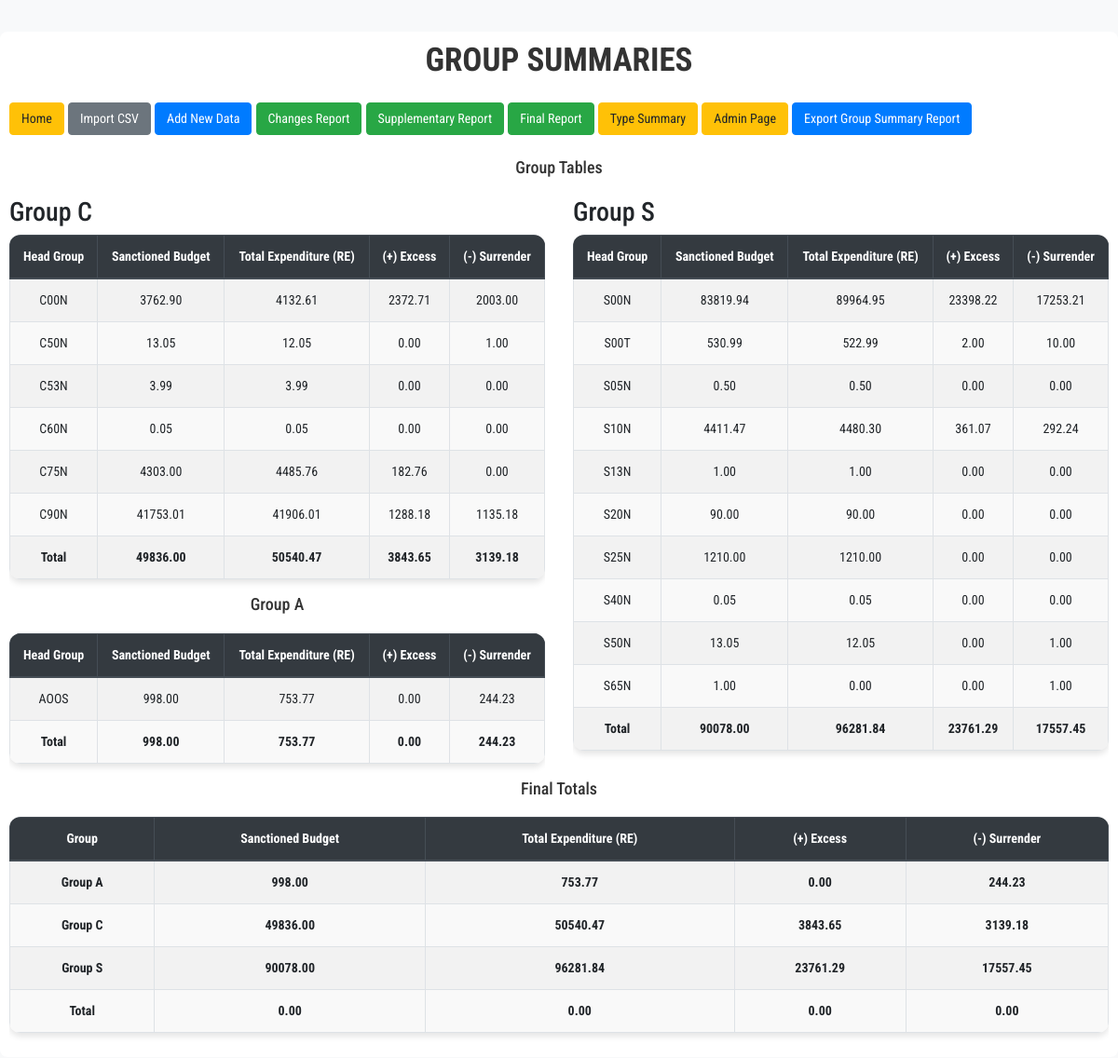
Screenshot of /group_summary/ with the database file from the repository.
### myapp/models.py (models this page shows, shortened)
class DataRow(models.Model):
    department_name = models.CharField(max_length=100)
    head_name = models.CharField(max_length=100)
    head_type = models.CharField(max_length=10, editable=False)
    scheme_name = models.CharField(max_length=150)
    soe_name = models.CharField(max_length=100)
    sanctioned_budget = models.FloatField(null=True, blank=True)
    revised_estimate = models.FloatField(null=True, blank=True)
    in_divisible = models.FloatField(null=True, blank=True)
    divisible = models.FloatField(null=True, blank=True)
    kinnaur = models.FloatField(null=True, blank=True)
    lahaul = models.FloatField(null=True, blank=True)
    spiti = models.FloatField(null=True, blank=True)
    pangi = models.FloatField(null=True, blank=True)
    bharmaur = models.FloatField(null=True, blank=True)
    excess = models.FloatField(null=True, blank=True)
    surrender = models.FloatField(null=True, blank=True)
    variation = models.FloatField(null=True, blank=True)
    agreed_by_fd = models.FloatField(null=True, blank=True)
    last_change_date = models.DateTimeField(auto_now=True)  # auto_now makes it non-editable
    unique_search = models.CharField(max_length=255, unique=True, editable=False)
    class Meta:
        constraints = [
            models.UniqueConstraint(
                fields=["soe_name", "head_name"],
                name="unique_soe_per_head"
            ),
        ]

### myapp/views.py (the view)
# urls.py: path('group_summary/', views.group_summary, name='group_summary'),
def group_summary(request):
    data = DataRow.objects.all().values(
        'department_name',
        'head_name',
        'scheme_name',
        'soe_name',
        'sanctioned_budget',
        'revised_estimate',
        'excess',
        'surrender'
    )
    total_sanctioned_budget_soe = 0
    total_revised_estimate_soe = 0
    total_excess_soe = 0
    total_surrender_soe = 0
    total_sanctioned_budget_dept = 0
    total_revised_estimate_dept = 0
    total_excess_dept = 0
    total_surrender_dept = 0
    head_groups = (
        DataRow.objects
        .annotate(head_name_length=Length('head_name'))
        .annotate(head_group=Substr('head_name', F('head_name_length') - 3, 4))  # Extract last 4 characters
        .values('head_group')
        .annotate(
            total_sanctioned_budget=Sum('sanctioned_budget'),
            total_revised_estimate=Sum('revised_estimate'),
            total_excess=Sum('excess'),
            total_surrender=Sum('surrender')
        )
        .order_by('head_group')
    )
    group_c = [item for item in head_groups if item['head_group'].startswith('C')]
    group_s = [item for item in head_groups if item['head_group'].startswith('S')]
    group_a = [item for item in head_groups if item['head_group'].startswith('A')]
    total_sanctioned_budget_a = sum(item['total_sanctioned_budget'] for item in group_a)
    total_revised_estimate_a = sum(item['total_revised_estimate'] for item in group_a)
    total_excess_a = sum(item['total_excess'] for item in group_a)
    total_surrender_a = sum(item['total_surrender'] for item in group_a)
    total_sanctioned_budget_c = sum(item['total_sanctioned_budget'] for item in group_c)
    total_revised_estimate_c = sum(item['total_revised_estimate'] for item in group_c)
    total_excess_c = sum(item['total_excess'] for item in group_c)
    total_surrender_c = sum(item['total_surrender'] for item in group_c)
    total_sanctioned_budget_s = sum(item['total_sanctioned_budget'] for item in group_s)
    total_revised_estimate_s = sum(item['total_revised_estimate'] for item in group_s)
    total_excess_s = sum(item['total_excess'] for item in group_s)
    total_surrender_s = sum(item['total_surrender'] for item in group_s)
    final_total_sanctioned_budget = total_sanctioned_budget_a + total_sanctioned_budget_c + total_sanctioned_budget_s
    final_total_revised_estimate = total_revised_estimate_a + total_revised_estimate_c + total_revised_estimate_s
    final_total_excess = total_excess_a + total_excess_c + total_excess_s
    final_total_surrender = total_surrender_a + total_surrender_c + total_surrender_s
    context = {
        'data': data,
        'total_sanctioned_budget_soe': total_sanctioned_budget_soe,
        'total_revised_estimate_soe': total_revised_estimate_soe,
        'total_excess_soe': total_excess_soe,
        'total_surrender_soe': total_surrender_soe,
        'total_sanctioned_budget_dept': total_sanctioned_budget_dept,
        'total_revised_estimate_dept': total_revised_estimate_dept,
        'total_excess_dept': total_excess_dept,
        'total_surrender_dept': total_surrender_dept,
        'group_c': group_c,
        'group_s': group_s,
        'group_a': group_a,
        'total_sanctioned_budget_a': total_sanctioned_budget_a,
        'total_revised_estimate_a': total_revised_estimate_a,
        'total_excess_a': total_excess_a,
        'total_surrender_a': total_surrender_a,
        'total_sanctioned_budget_c': total_sanctioned_budget_c,
        'total_revised_estimate_c': total_revised_estimate_c,
        'total_excess_c': total_excess_c,
        'total_surrender_c': total_surrender_c,
        'total_sanctioned_budget_s': total_sanctioned_budget_s,
        'total_revised_estimate_s': total_revised_estimate_s,
        'total_excess_s': total_excess_s,
        'total_surrender_s': total_surrender_s,
        'final_total_sanctioned_budget': final_total_sanctioned_budget,
        'final_total_revised_estimate': final_total_revised_estimate,
        'final_total_excess': final_total_excess,
        'final_total_surrender': final_total_surrender,
    }
    return render(request, 'group_summary.html', context)

### myapp/templates/group_summary.html (shortened to what this page needs)
<!DOCTYPE html>
<html lang="en">
<head>
    {% load static %}
    <link rel="stylesheet" href="https://stackpath.bootstrapcdn.com/bootstrap/4.5.2/css/bootstrap.min.css">
    <link rel="stylesheet" href="{% static 'css/styles.css' %}">
</head>
<body>
    <div class="container mt-4">
        <h1 class="text-center mb-4">GROUP SUMMARIES</h1>
    <a href="/" class="btn btn-warning mb-4">Home</a>
    <a href="/import_csv/" class="btn btn-secondary mb-4">Import CSV</a>
    <a href="/add/" class="btn btn-primary mb-4">Add New Data</a>
    <a href="/changes_report/" class="btn btn-success mb-4">Changes Report</a>
    <a href="/supplementary_report/" class="btn btn-success mb-4">Supplementary Report</a>
    <a href="/final_report/" class="btn btn-success mb-4">Final Report</a>
    <a href="/type_summary/" class="btn btn-warning mb-4">Type Summary</a>
    <a href="/admin/" class="btn btn-warning mb-4">Admin Page</a>
        <button class="btn btn-primary mb-4" onclick="exportToExcel()">Export Group Summary Report</button>
        <div id="finalReportTable">
            <h2>Group Tables</h2>
            <div class="row">
                <div class="col-md-6">
                    <h3>Group C</h3>
                    <div class="table-responsive">
                        <table id="groupCTable" class="table table-bordered table-striped">
                            <thead class="thead-dark">
                                <tr>
                                    <th>Head Group</th>
                                    <th>Sanctioned Budget</th>
                                    <th>Total Expenditure (RE)</th>
                                    <th>(+) Excess</th>
                                    <th>(-) Surrender</th>
                                </tr>
                            </thead>
                            <tbody>
                                {% for item in group_c %}
                                <tr>
                                    <td>{{ item.head_group }}</td>
                                    <td>{{ item.total_sanctioned_budget|floatformat:2 }}</td>
                                    <td>{{ item.total_revised_estimate|floatformat:2 }}</td>
                                    <td>{{ item.total_excess|floatformat:2 }}</td>
                                    <td>{{ item.total_surrender|floatformat:2 }}</td>
                                </tr>
                                {% endfor %}
                                <tr class="font-weight-bold">
                                    <td>Total</td>
                                    <td>{{ total_sanctioned_budget_c|floatformat:2 }}</td>
                                    <td>{{ total_revised_estimate_c|floatformat:2 }}</td>
                                    <td>{{ total_excess_c|floatformat:2 }}</td>
                                    <td>{{ total_surrender_c|floatformat:2 }}</td>
                                </tr>
                            </tbody>
                        </table>
                    </div>
            <h2>Group A</h2>
            <div class="table-responsive">
                <table id="groupATable" class="table table-bordered table-striped">
                    <thead class="thead-dark">
                        <tr>
                            <th>Head Group</th>
                            <th>Sanctioned Budget</th>
                            <th>Total Expenditure (RE)</th>
                            <th>(+) Excess</th>
                            <th>(-) Surrender</th>
                        </tr>
                    </thead>
                    <tbody>
                        {% for item in group_a %}
                        <tr>
                            <td>{{ item.head_group }}</td>
                            <td>{{ item.total_sanctioned_budget|floatformat:2 }}</td>
                            <td>{{ item.total_revised_estimate|floatformat:2 }}</td>
                            <td>{{ item.total_excess|floatformat:2 }}</td>
                            <td>{{ item.total_surrender|floatformat:2 }}</td>
                        </tr>
                        {% endfor %}
                        <tr class="font-weight-bold">
                            <td>Total</td>
                            <td>{{ total_sanctioned_budget_a|floatformat:2 }}</td>
                            <td>{{ total_revised_estimate_a|floatformat:2 }}</td>
                            <td>{{ total_excess_a|floatformat:2 }}</td>
                            <td>{{ total_surrender_a|floatformat:2 }}</td>
                        </tr>
                    </tbody>
                </table>
            </div>
                </div>
                <div class="col-md-6">
                    <h3>Group S</h3>
                    <div class="table-responsive">
                        <table id="groupSTable" class="table table-bordered table-striped">
                            <thead class="thead-dark">
                                <tr>
                                    <th>Head Group</th>
                                    <th>Sanctioned Budget</th>
                                    <th>Total Expenditure (RE)</th>
                                    <th>(+) Excess</th>
                                    <th>(-) Surrender</th>
                                </tr>
                            </thead>
                            <tbody>
                                {% for item in group_s %}
                                <tr>
                                    <td>{{ item.head_group }}</td>
                                    <td>{{ item.total_sanctioned_budget|floatformat:2 }}</td>
                                    <td>{{ item.total_revised_estimate|floatformat:2 }}</td>
                                    <td>{{ item.total_excess|floatformat:2 }}</td>
                                    <td>{{ item.total_surrender|floatformat:2 }}</td>
                                </tr>
                                {% endfor %}
                                <tr class="font-weight-bold">
                                    <td>Total</td>
                                    <td>{{ total_sanctioned_budget_s|floatformat:2 }}</td>
                                    <td>{{ total_revised_estimate_s|floatformat:2 }}</td>
                                    <td>{{ total_excess_s|floatformat:2 }}</td>
                                    <td>{{ total_surrender_s|floatformat:2 }}</td>
                                </tr>
                            </tbody>
                        </table>
                    </div>
                </div>
            </div>
            <h2>Final Totals</h2>
            <div class="table-responsive">
                <table id="finalTotalsTable" class="table table-bordered table-striped">
                    <thead class="thead-dark">
                        <tr>
                            <th>Group</th>
                            <th>Sanctioned Budget</th>
                            <th>Total Expenditure (RE)</th>
                            <th>(+) Excess</th>
                            <th>(-) Surrender</th>
                        </tr>
                    </thead>
                    <tbody>
                        <tr class="font-weight-bold">
                            <td>Group A</td>
                            <td>{{ total_sanctioned_budget_a|floatformat:2 }}</td>
                            <td>{{ total_revised_estimate_a|floatformat:2 }}</td>
                            <td>{{ total_excess_a|floatformat:2 }}</td>
                            <td>{{ total_surrender_a|floatformat:2 }}</td>
                        </tr>
                        <tr class="font-weight-bold">
                            <td>Group C</td>
                            <td>{{ total_sanctioned_budget_c|floatformat:2 }}</td>
                            <td>{{ total_revised_estimate_c|floatformat:2 }}</td>
                            <td>{{ total_excess_c|floatformat:2 }}</td>
                            <td>{{ total_surrender_c|floatformat:2 }}</td>
                        </tr>
                        <tr class="font-weight-bold">
                            <td>Group S</td>
                            <td>{{ total_sanctioned_budget_s|floatformat:2 }}</td>
                            <td>{{ total_revised_estimate_s|floatformat:2 }}</td>
                            <td>{{ total_excess_s|floatformat:2 }}</td>
                            <td>{{ total_surrender_s|floatformat:2 }}</td>
                        </tr>
                        <tr class="font-weight-bold">
                            <td>Total</td>
                            <td>{{ total_sanctioned_budget_soe|floatformat:2 }}</td>
                            <td>{{ total_revised_estimate_soe|floatformat:2 }}</td>
                            <td>{{ total_excess_soe|floatformat:2 }}</td>
                            <td>{{ total_surrender_soe|floatformat:2 }}</td>
                        </tr>
                    </tbody>
                </table>
</body>
</html>

### static/css/styles.css (style rules this page uses)
body { font-size: 18px; padding: 10px 0; font-family: "Roboto Condensed", sans-serif; background-color: #f8f9fa; }
.container, .container-fluid { background: white; padding: 10px; border-radius: 8px; margin-bottom: 20px; }
@media (min-width: 1200px) { .container, .container-lg, .container-md, .container-sm, .container-xl { max-width: 2100px; } }
h1 { font-size: 35px; text-align: center; margin-bottom: 20px; color: #333; font-weight: bold; }
h2 { font-size: 18px; text-align: center; margin-bottom: 20px; color: #333; }
table { width: 100%; margin-bottom: 20px; border-collapse: collapse; border-radius: 12px; overflow: hidden; box-shadow: 0 4px 6px rgba(0, 0, 0, 0.1); }
table th, table td { font-size: 14px; text-align: center; padding: 10px 15px; border: 1px solid #ddd; white-space: nowrap; }
table th { background-color: #007bff; color: white; font-weight: bold; }
table tr:nth-child(even) { background-color: #f9f9f9; }
table tr:nth-child(odd) { background-color: white; }
.btn { font-size: 14px; padding: 6px 12px; cursor: pointer; }

### rows the page displays
DataRow: head_group "C53N", total_sanctioned_budget "3.99", total_revised_estimate "3.99", total_excess "0.00", total_surrender "0.00"

### other values shown
{{ item.head_group }} "C00N" "C50N" "C60N" "C75N" "C90N"
{{ item.total_sanctioned_budget|floatformat:2 }} "3762.90" "13.05" "0.05" "4303.00" "41753.01"
{{ item.total_revised_estimate|floatformat:2 }} "4132.61" "12.05" "0.05" "4485.76" "41906.01"
{{ item.total_excess|floatformat:2 }} "2372.71" "0.00" "0.00" "182.76" "1288.18"
{{ item.total_surrender|floatformat:2 }} "2003.00" "1.00" "0.00" "0.00" "1135.18"
{{ total_sanctioned_budget_c|floatformat:2 }} "49836.00"
{{ total_revised_estimate_c|floatformat:2 }} "50540.47"
{{ total_excess_c|floatformat:2 }} "3843.65"
{{ total_surrender_c|floatformat:2 }} "3139.18"
{{ item.head_group }} "AOOS"
{{ item.total_sanctioned_budget|floatformat:2 }} "998.00"
{{ item.total_revised_estimate|floatformat:2 }} "753.77"
{{ item.total_excess|floatformat:2 }} "0.00"
{{ item.total_surrender|floatformat:2 }} "244.23"
{{ total_sanctioned_budget_a|floatformat:2 }} "998.00"
